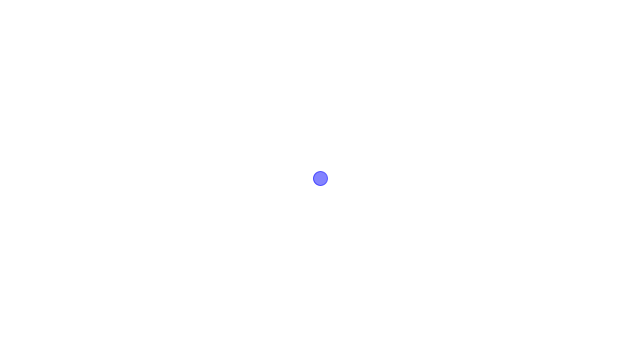
Frame 1 (no input)
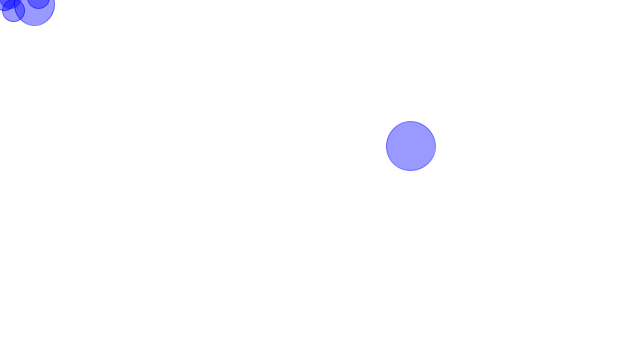
Frame 60 (the mouse pressed at the canvas centre just before this capture)
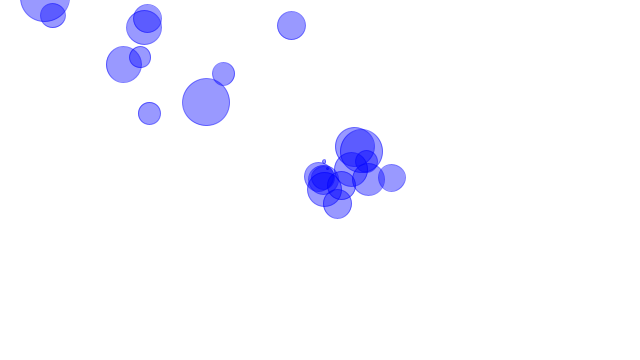
Frame 120 (the mouse held since frame 60 and released just before this capture)

The Processing sketch that drew these frames (run headless with seeded random() and noise(); from frame 60 on, the mouse is pressed at the canvas centre):

// Processing sketch: processing_29133
// ── processing_29133.pde

ParticleSystem ps;

void setup() {
  size(640, 360);
  colorMode(RGB, 255, 255, 255, 100);
  ps = new ParticleSystem(1, new PVector(width/2,height/2,0));
  smooth();
}

void draw() {
  background(255);
  ps.run();
  if (random(0,4) < 1.0) {
    ps.addParticle(mouseX,mouseY);
  }
}

class ParticleSystem {

  ArrayList particles;    // An arraylist for all the particles
  PVector origin;        // An origin point for where particles are born

  ParticleSystem(int num, PVector v) {
    particles = new ArrayList();              // Initialize the arraylist
    origin = v.get();                        // Store the origin point
    particles.add(new Particle(origin));    // Add "num" amount of particles to the arraylist
    }

  void run() {
    // Cycle through the ArrayList backwards b/c we are deleting
    for (int i = particles.size()-1; i >= 0; i--) {
      Particle p = (Particle) particles.get(i);
      p.run();
      if (p.dead()) {
        particles.remove(i);
      }
    }
  }

  void addParticle() {
    particles.add(new Particle(origin));
  }
  
    void addParticle(float x, float y) {
    particles.add(new Particle(new PVector(x,y)));
  }

  void addParticle(Particle p) {
    particles.add(p);
  }

  // A method to test if the particle system still has particles
  boolean dead() {
    if (particles.isEmpty()) {
      return true;
    } else {
      return false;
    }
  }

}


class Particle {
  PVector loc;
  PVector vel;
  PVector acc;
  float r;
  float rmax;
  float timer;
  float alphaval;
  float alphamin;
  
  // Another constructor (the one we are using here)
  Particle(PVector l) {
    acc = new PVector(0.04,0.03,0);
    vel = new PVector(random(-1,1),random(-2,0),0);
    loc = l.get();
    r = 20.0;
    rmax = 20.0 + random(0,30);
    timer = 100.0 + random(0,30);
    alphaval = 60.0;
    alphamin = 50.0;
  }

  void run() {
    update();
    render();
  }

  // Method to update location
  void update() {
    vel.add(acc);
    loc.add(vel);
    timer -= 1.0;
    alphaval -= 1.0;
    alphaval = max(alphamin, alphaval);
  }

  // Method to display
  void render() {
    ellipseMode(CENTER);
    stroke(0,0,255,alphaval);
    fill(0,0,255,alphaval - 10.0);
    float r2 = min(r + 100.0 - timer, rmax);
    ellipse(loc.x,loc.y,r2,r2);
  }
  
  // Is the particle still useful?
  boolean dead() {
    if (timer <= 0.0) {
      return true;
    } else {
      return false;
    }
  }
}
                
                
